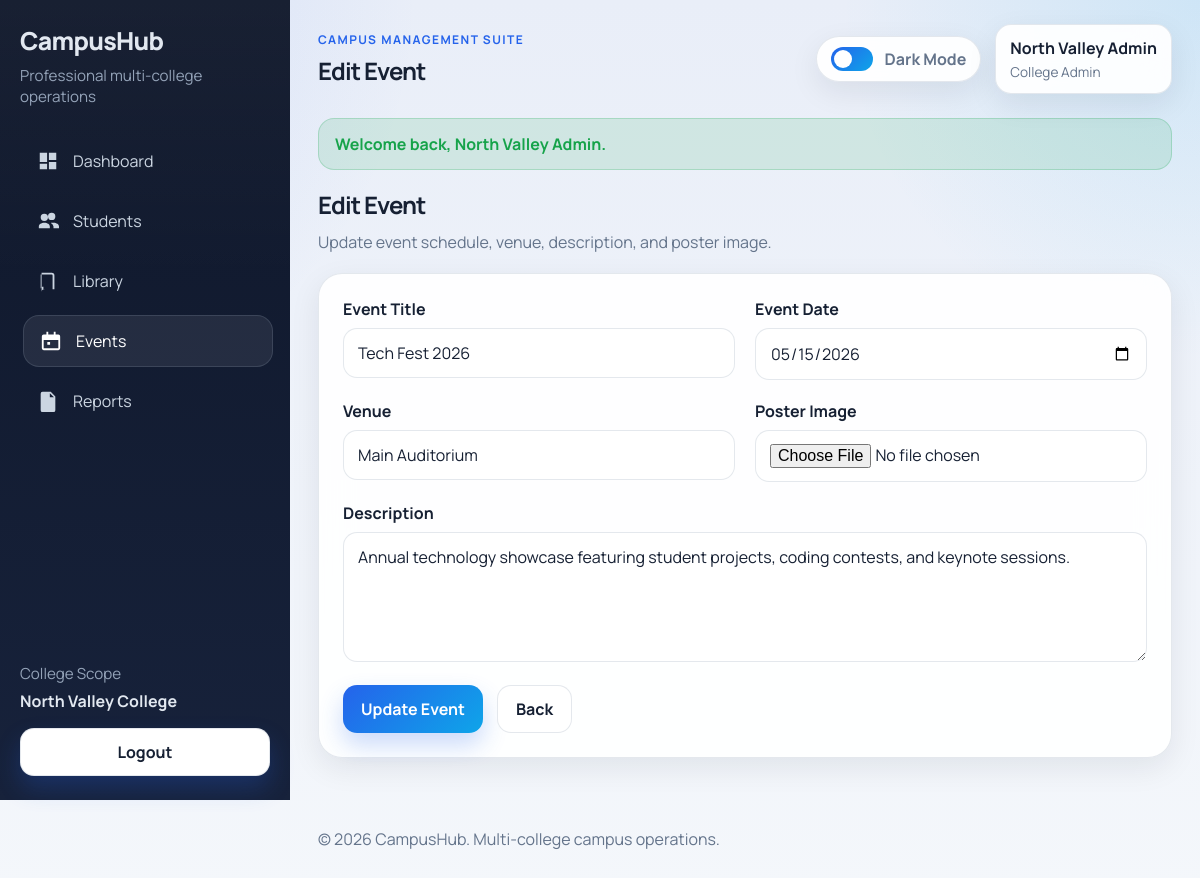
Page /events/edit_event.php?id=1 (signed in) on the committed database.
### tables this page shows
CREATE TABLE colleges (
    college_id INT AUTO_INCREMENT PRIMARY KEY,
    college_name VARCHAR(150) NOT NULL,
    college_code VARCHAR(20) NOT NULL UNIQUE,
    city VARCHAR(80) NOT NULL,
    created_at TIMESTAMP DEFAULT CURRENT_TIMESTAMP
);

CREATE TABLE events (
    event_id INT AUTO_INCREMENT PRIMARY KEY,
    college_id INT NOT NULL,
    event_title VARCHAR(150) NOT NULL,
    event_date DATE NOT NULL,
    venue VARCHAR(150) NOT NULL,
    description TEXT NOT NULL,
    poster_image VARCHAR(255) DEFAULT NULL,
    created_at TIMESTAMP DEFAULT CURRENT_TIMESTAMP,
    CONSTRAINT fk_events_college FOREIGN KEY (college_id) REFERENCES colleges(college_id) ON DELETE CASCADE
);

### db_connect.php (called while the page is built, shortened)
<?php
if (!function_exists("e")) {
    function e($value): string
    {
        return htmlspecialchars((string) ($value ?? ""), ENT_QUOTES, "UTF-8");
    }
}

### includes/app.php (called while the page is built, shortened)
<?php
require_once __DIR__ . "/../db_connect.php";
function current_user(): ?array
{
    return $_SESSION["user"] ?? null;
}
function is_admin(): bool
{
    return (current_user()["role"] ?? "") === "admin";
}
function get_colleges(mysqli $conn): array
{
    $result = $conn->query("SELECT college_id, college_name, college_code, city FROM colleges ORDER BY college_name ASC");
    return $result ? $result->fetch_all(MYSQLI_ASSOC) : [];
}
    ?>

### events/edit_event.php (the view, shortened to what this page needs)
<?php
require_once __DIR__ . "/../includes/app.php";
$pageKey = "events";
$basePath = "../";
$eventId = (int) ($_GET["id"] ?? 0);
$colleges = get_colleges($conn);
$stmt = $conn->prepare("SELECT * FROM events WHERE event_id = ?");
$stmt->bind_param("i", $eventId);
$stmt->execute();
$event = $stmt->get_result()->fetch_assoc();
require_once "../includes/header.php";
?>
<section class="page-heading">
    <h1>Edit Event</h1>
    <p>Update event schedule, venue, description, and poster image.</p>
</section>
<section class="form-card">
    <form method="post" enctype="multipart/form-data">
        <div class="form-grid">
            <div>
                <label for="event_title">Event Title</label>
                <input type="text" id="event_title" name="event_title" value="<?php echo e($_POST["event_title"] ?? $event["event_title"]); ?>" required>
            </div>
            <div>
                <label for="event_date">Event Date</label>
                <input type="date" id="event_date" name="event_date" value="<?php echo e($_POST["event_date"] ?? $event["event_date"]); ?>" required>
            </div>
            <div>
                <label for="venue">Venue</label>
                <input type="text" id="venue" name="venue" value="<?php echo e($_POST["venue"] ?? $event["venue"]); ?>" required>
            </div>
            <div>
                <label for="poster_image">Poster Image</label>
                <input type="file" id="poster_image" name="poster_image" accept="image/*">
            </div>
            <div style="grid-column: 1 / -1;">
                <label for="description">Description</label>
                <textarea id="description" name="description" required><?php echo e($_POST["description"] ?? $event["description"]); ?></textarea>
            </div>
        </div>
        <div class="action-group">
            <button type="submit">Update Event</button>
            <a class="btn-light" href="view_events.php">Back</a>
        </div>
    </form>
</section>
<?php require_once "../includes/footer.php"; ?>

### includes/sidebar.php
<?php
$navItems = [
    "dashboard" => ["label" => "Dashboard", "href" => $basePath . "index.php", "icon" => "dashboard"],
    "students" => ["label" => "Students", "href" => $basePath . "students/view_students.php", "icon" => "students"],
    "library" => ["label" => "Library", "href" => $basePath . "library/view_books.php", "icon" => "library"],
    "events" => ["label" => "Events", "href" => $basePath . "events/view_events.php", "icon" => "events"],
    "reports" => ["label" => "Reports", "href" => $basePath . "students/view_students.php?export_hint=1", "icon" => "reports"],
];
function sidebar_icon(string $key): string
{
    return match ($key) {
        "students" => '<svg viewBox="0 0 24 24" aria-hidden="true"><path d="M16 11a4 4 0 1 0-4-4 4 4 0 0 0 4 4Zm-8 1a4 4 0 1 0-4-4 4 4 0 0 0 4 4Zm0 2c-3.314 0-6 1.79-6 4v2h12v-2c0-2.21-2.686-4-6-4Zm8 0c-.29 0-.573.021-.85.06A5.68 5.68 0 0 1 18 18v2h6v-2c0-2.21-2.686-4-6-4Z"/></svg>',
        "library" => '<svg viewBox="0 0 24 24" aria-hidden="true"><path d="M5 3h11a3 3 0 0 1 3 3v15H8a3 3 0 0 0-3 3V3Zm3 18h9V6a1 1 0 0 0-1-1H7v16a2.99 2.99 0 0 1 1-.17ZM4 5v16a3 3 0 0 1 3-3V5H4Z"/></svg>',
        "events" => '<svg viewBox="0 0 24 24" aria-hidden="true"><path d="M7 2h2v3H7V2Zm8 0h2v3h-2V2ZM4 5h16a2 2 0 0 1 2 2v13a2 2 0 0 1-2 2H4a2 2 0 0 1-2-2V7a2 2 0 0 1 2-2Zm0 6v9h16v-9H4Zm4 2h3v3H8v-3Z"/></svg>',
        "reports" => '<svg viewBox="0 0 24 24" aria-hidden="true"><path d="M6 2h9l5 5v15a2 2 0 0 1-2 2H6a2 2 0 0 1-2-2V4a2 2 0 0 1 2-2Zm8 1.5V8h4.5L14 3.5ZM8 12h8v2H8v-2Zm0 4h8v2H8v-2Zm0-8h5v2H8V8Z"/></svg>',
        default => '<svg viewBox="0 0 24 24" aria-hidden="true"><path d="M3 13h8V3H3v10Zm10 8h8v-8h-8v8ZM3 21h8v-6H3v6Zm10-10h8V3h-8v8Z"/></svg>',
    };
}
?>
<aside class="sidebar" data-sidebar>
    <div class="sidebar-brand">
        <a href="<?php echo e($basePath); ?>index.php">CampusHub</a>
        <p>Professional multi-college operations</p>
    </div>
    <nav class="sidebar-nav">
        <?php foreach ($navItems as $key => $item): ?>
            <a class="sidebar-link <?php echo $pageKey === $key ? "active" : ""; ?>" href="<?php echo e($item["href"]); ?>">
                <span class="sidebar-icon"><?php echo sidebar_icon($item["icon"]); ?></span>
                <span><?php echo e($item["label"]); ?></span>
            </a>
        <?php endforeach; ?>
    </nav>
    <div class="sidebar-footer">
        <div class="sidebar-college">
            <span>College Scope</span>
            <strong><?php echo is_admin() ? "All Colleges" : e(current_user()["college_name"] ?? ""); ?></strong>
        </div>
        <a class="btn btn-light btn-full" href="<?php echo e($basePath); ?>logout.php">Logout</a>
    </div>
</aside>

### css/style.css (style rules this page uses)
:root { --bg: #f4f7fb; --bg-soft: #e9eef8; --surface: rgba(255, 255, 255, 0.92); --surface-strong: #ffffff; --sidebar: #0f172a; --sidebar-soft: #17223b; --primary: #2563eb; --primary-strong: #1d4ed8; --accent: #0ea5e9; --success: #16a34a; --warning: #f59e0b; --danger: #ef4444; --text: #162033; --muted: #64748b; --border: rgba(148, 163, 184, 0.25); --shadow: 0 20px 45px rgba(15, 23, 42, 0.12); --shadow-soft: 0 10px 30px rgba(15, 23, 42, 0.08); --radius-lg: 24px; --radius-md: 18px; --radius-sm: 14px; }
* { box-sizing: border-box; }
html { scroll-behavior: smooth; }
body { margin: 0; min-height: 100vh; font-family: "Manrope", sans-serif; background: radial-gradient(circle at top left, rgba(37, 99, 235, 0.12), transparent 28%), radial-gradient(circle at top right, rgba(14, 165, 233, 0.12), transparent 24%), linear-gradient(180deg, var(--bg-soft), var(--bg)); color: var(--text); }
a { color: inherit; text-decoration: none; }
button, input, select, textarea { font: inherit; }
.sidebar { position: sticky; top: 0; height: 100vh; padding: 24px 20px; background: linear-gradient(180deg, rgba(255, 255, 255, 0.04), transparent 35%), linear-gradient(180deg, var(--sidebar), var(--sidebar-soft)); color: #e2e8f0; display: flex; flex-direction: column; gap: 28px; z-index: 20; }
.sidebar-brand a { display: inline-block; font-size: 1.55rem; font-weight: 800; letter-spacing: -0.03em; }
.sidebar-brand p, .sidebar-college span { margin: 8px 0 0; color: #94a3b8; font-size: 0.95rem; }
.sidebar-nav { display: grid; gap: 8px; }
.sidebar-link { display: flex; align-items: center; gap: 14px; padding: 14px 16px; border: 1px solid transparent; border-radius: 16px; color: #cbd5e1; transition: transform 0.2s ease, background 0.2s ease, border-color 0.2s ease; }
.sidebar-link:hover, .sidebar-link.active { background: rgba(255, 255, 255, 0.08); border-color: rgba(148, 163, 184, 0.2); color: #ffffff; transform: translateX(3px); }
.sidebar-icon { width: 22px; height: 22px; display: inline-flex; }
.sidebar-icon svg { width: 100%; height: 100%; fill: currentColor; }
.sidebar-footer { margin-top: auto; display: grid; gap: 16px; }
.sidebar-college strong { display: block; margin-top: 6px; }
.user-pill, .theme-toggle, .panel, .form-card, .table-card, .stat-card, .hero-banner, .metric-card, .chart-card, .event-card, .empty-panel { background: var(--surface); border: 1px solid var(--border); box-shadow: var(--shadow-soft); backdrop-filter: blur(16px); }
.hero-banner, .panel, .form-card, .table-card, .chart-card, .event-card { border-radius: var(--radius-lg); }
.hero-actions, .toolbar-actions, .card-actions, .action-group, .filter-row { display: flex; flex-wrap: wrap; gap: 14px; }
.stats-grid, .chart-grid, .card-grid, .split-layout, .feature-grid, .form-grid, .event-grid { display: grid; gap: 20px; }
.panel, .form-card, .table-card, .event-card { padding: 24px; }
.btn, button, .btn-light, .btn-danger, .btn-ghost { display: inline-flex; align-items: center; justify-content: center; gap: 8px; border: none; border-radius: 14px; padding: 12px 18px; cursor: pointer; transition: transform 0.2s ease, box-shadow 0.2s ease, background 0.2s ease; font-weight: 700; }
.btn, button { color: #ffffff; background: linear-gradient(135deg, var(--primary), var(--accent)); box-shadow: 0 12px 24px rgba(37, 99, 235, 0.24); }
.btn-light { background: var(--surface-strong); border: 1px solid var(--border); color: var(--text); }
.btn-full { width: 100%; }
.page-heading { margin-bottom: 20px; }
.page-heading h2, .page-heading h1 { margin: 0 0 10px; font-size: clamp(1.5rem, 2vw, 2rem); letter-spacing: -0.04em; }
.page-heading p { margin: 0; color: var(--muted); }
.form-grid { grid-template-columns: repeat(2, minmax(0, 1fr)); }
.form-card form, .filters-form { display: grid; gap: 18px; }
label { display: block; margin-bottom: 8px; font-weight: 700; }
input, select, textarea { width: 100%; border: 1px solid var(--border); border-radius: 14px; padding: 13px 14px; color: var(--text); background: var(--surface-strong); box-shadow: inset 0 1px 0 rgba(255, 255, 255, 0.25); }
textarea { min-height: 130px; resize: vertical; }

### rows in the picture
colleges: college_name "North Valley College"
events: event_title "Tech Fest 2026", event_date "05/15/2026", venue "Main Auditorium", description "Annual technology showcase featuring student projects, coding contests, and keynote sessions."

### other values in the picture
$item["label"] "Dashboard"
$item["label"] "Students"
$item["label"] "Library"
$item["label"] "Events"
$item["label"] "Reports"
$pageTitle "Edit Event"
current_user()["name"] "North Valley Admin"
str_replace("_", " ", current_user()["role"] ?? "") "College Admin"
$flash["message"] "Welcome back, North Valley Admin."
